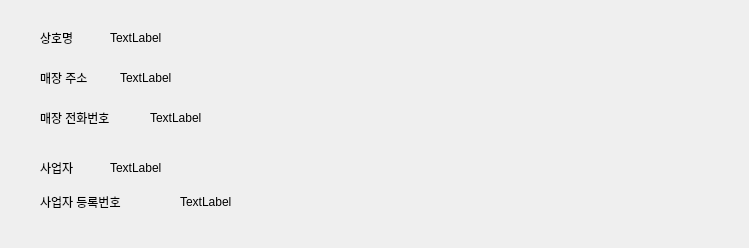
<?xml version="1.0" encoding="UTF-8"?>
<ui version="4.0">
 <class>couponDialog</class>
 <widget class="QDialog" name="couponDialog">
  <property name="geometry">
   <rect>
    <x>0</x>
    <y>0</y>
    <width>749</width>
    <height>248</height>
   </rect>
  </property>
  <property name="windowTitle">
   <string>매장 정보</string>
  </property>
  <widget class="QLabel" name="label">
   <property name="geometry">
    <rect>
     <x>40</x>
     <y>30</y>
     <width>64</width>
     <height>15</height>
    </rect>
   </property>
   <property name="text">
    <string>상호명</string>
   </property>
  </widget>
  <widget class="QLabel" name="restNameLable">
   <property name="geometry">
    <rect>
     <x>110</x>
     <y>30</y>
     <width>511</width>
     <height>16</height>
    </rect>
   </property>
   <property name="text">
    <string>TextLabel</string>
   </property>
  </widget>
  <widget class="QLabel" name="label_3">
   <property name="geometry">
    <rect>
     <x>40</x>
     <y>70</y>
     <width>64</width>
     <height>15</height>
    </rect>
   </property>
   <property name="text">
    <string>매장 주소</string>
   </property>
  </widget>
  <widget class="QLabel" name="restAddrLable">
   <property name="geometry">
    <rect>
     <x>120</x>
     <y>70</y>
     <width>601</width>
     <height>16</height>
    </rect>
   </property>
   <property name="text">
    <string>TextLabel</string>
   </property>
  </widget>
  <widget class="QLabel" name="label_5">
   <property name="geometry">
    <rect>
     <x>40</x>
     <y>110</y>
     <width>101</width>
     <height>16</height>
    </rect>
   </property>
   <property name="text">
    <string>매장 전화번호</string>
   </property>
  </widget>
  <widget class="QLabel" name="restNumberLable">
   <property name="geometry">
    <rect>
     <x>150</x>
     <y>110</y>
     <width>401</width>
     <height>16</height>
    </rect>
   </property>
   <property name="text">
    <string>TextLabel</string>
   </property>
  </widget>
  <widget class="QLabel" name="label_7">
   <property name="geometry">
    <rect>
     <x>40</x>
     <y>160</y>
     <width>64</width>
     <height>15</height>
    </rect>
   </property>
   <property name="text">
    <string>사업자</string>
   </property>
  </widget>
  <widget class="QLabel" name="ownerLable">
   <property name="geometry">
    <rect>
     <x>110</x>
     <y>160</y>
     <width>191</width>
     <height>16</height>
    </rect>
   </property>
   <property name="text">
    <string>TextLabel</string>
   </property>
  </widget>
  <widget class="QLabel" name="label_9">
   <property name="geometry">
    <rect>
     <x>40</x>
     <y>194</y>
     <width>121</width>
     <height>16</height>
    </rect>
   </property>
   <property name="text">
    <string>사업자 등록번호</string>
   </property>
  </widget>
  <widget class="QLabel" name="ownerNumLable">
   <property name="geometry">
    <rect>
     <x>180</x>
     <y>194</y>
     <width>271</width>
     <height>16</height>
    </rect>
   </property>
   <property name="text">
    <string>TextLabel</string>
   </property>
  </widget>
 </widget>
 <resources/>
 <connections/>
</ui>
